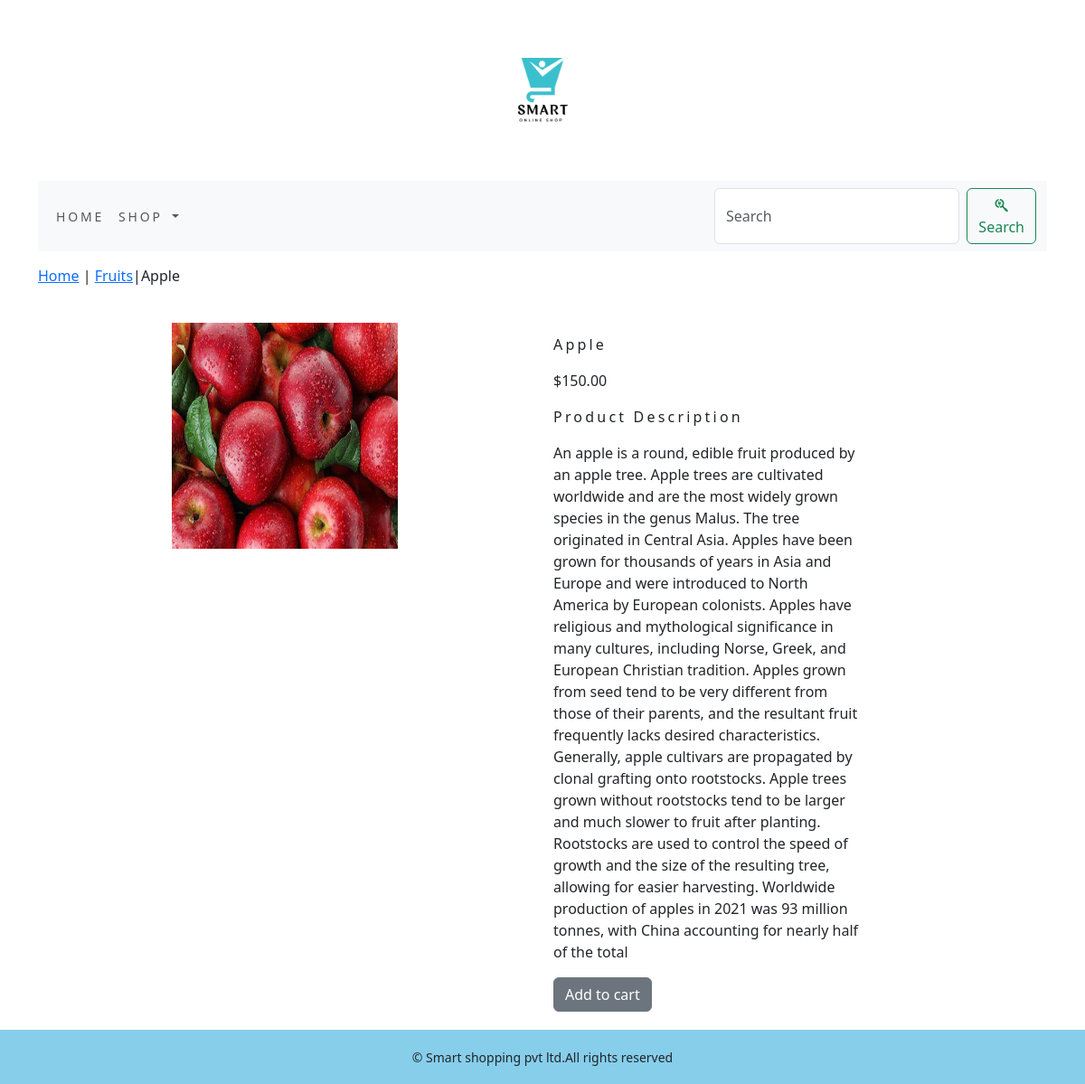
The page /shop/fruits/apple/ on the database its author committed.
### shop/models.py (models this page shows, shortened)
class Product(models.Model):
    objects = None
    name=models.CharField(max_length=250,unique=True)
    slug=models.SlugField(max_length=250,unique=True)
    description=models.TextField(blank=True)
    price=models.DecimalField(max_digits=10,decimal_places=2)
    category=models.ForeignKey(Category,on_delete=models.CASCADE)
    image=models.ImageField(upload_to='product',blank=True)
    stock=models.IntegerField()
    available=models.BooleanField(default=True)
    created=models.DateTimeField(auto_now_add=True)
    updated=models.DateTimeField(auto_now=True)
    class Meta:
        ordering=('name',)
        verbose_name='product'
        verbose_name_plural='products'

class Category(models.Model):
    name=models.CharField(max_length=250,unique=True)
    slug=models.SlugField(max_length=250,unique=True)
    description=models.TextField(blank=True)
    image=models.ImageField(upload_to='category',blank=True)
    class Meta:
        ordering=('name',)
        verbose_name='category'
        verbose_name_plural='categories'
    def get_url(self):
        return  reverse('shop:product_by_category',args=[self.slug])
    def __str__(self):
        return  '{}'.format(self.name)

### shop/views.py (the view)
# urls.py: path('<slug:c_slug>/<slug:product_slug>/',views.ProDetail,name='prodCatdetail'),
def ProDetail(request,c_slug,product_slug):
    try:
        product=Product.objects.get(category__slug=c_slug,slug=product_slug)
    except Exception as e:
        raise e
    return render(request,'product.html',{'product':product})

### cart/context_processors.py (called while the page is built)
def counter(request):
    item_count=0
    if 'admin' in request.path:
        return {}
    else:
        try:
            cart=Cart.objects.filter(cart_id=_cart_id(request))
            cart_items=CartItem.objects.all().filter(cart=cart[:1])
            for cart_item in cart_items:
                item_count += cart_item.quantity
        except Cart.DoesNotExist:
            item_count=0
    return  dict(item_count=item_count)

### cart/views.py (called while the page is built)
def _cart_id(request):
    cart=request.session.session_key
    if not cart:
        cart=request.session.create()
    return cart

### shop/context_processors.py (called while the page is built)
def menu_links(request):
    links=Category.objects.all()
    return dict(links=links)

### templates/product.html (shortened to what this page needs)
{% extends 'base.html' %}
{% load static %}
{% block content %}
<div class="row my_prod_row_class">
    <div class="mx-auto">
        <p> <a href="{% url 'shop:allProdCat' %}">Home</a> | <a href="{{product.category.get_url}}">{{product.category}}</a>|{{product.name}}</p>
    </div>
<div class="container">
<br>
<div class="row">
    <div class="col-12 col-sm-12 col-md-12 col-lg-6 text-center">
        <div style="min-width:18rem">
            <img src="{{product.image.url}}" alt="{{product.name}}" width="250px;" height="250px;">
        </div>
    </div>
        <div class="col-12 col-sm-12 col-md-12 col-lg-6 ">
            <div>
            <h1 class="my_prod_title">{{product.name}}</h1>
            <p>${{product.price}}</p>
            <p class="my_title">Product Description</p>
            <p class="text-justify my_prod_text">{{product.description}}</p>
            {% if product.stock <= 0 %}
            <p class="text-justify my_prod_text"><b>Out of stock</b></p>
            {% else %}
            <a class="btn btn-secondary" href="{% url 'cart:add_cart' product.id %}">Add to cart</a>
            {% endif %}
            </div>
        </div>
    </div>
</div>
</div>
{% endblock %}

### static/css/custom.css (style rules this page uses)
body { font-family: 'Roboto', sans-serif; }
.my_title { font-size:16px; text_transform:uppercase; letter-spacing:.2em; }
.my_prod_row_class { padding-top:15px; padding-bottom:20px; }
.my_prod_title { font-size:16px; text_transform:uppercase; letter-spacing:.2em; padding-top:15px; padding-bottom:10px; }
.my_prod_text { padding-right:200px; }

### rows shown on the page
Product: category "Fruits", name "Apple", image (picture), price "150.00", description "An apple is a round, edible fruit produced by an apple tree. Apple trees are cultivated worldwide and are the most widely grown species in the genus Malus. The tree originated in Central Asia. Apples have been grown for thousands of years in Asia and Europe and were introduced to North America by European colonists. Apples have religious and mythological significance in many cultures, including Norse, Greek, and European Christian tradition. Apples grown from seed tend to be very different from those of their parents, and the resultant fruit frequently lacks desired characteristics. Generally, apple cultivars are propagated by clonal grafting onto rootstocks. Apple trees grown without…"
